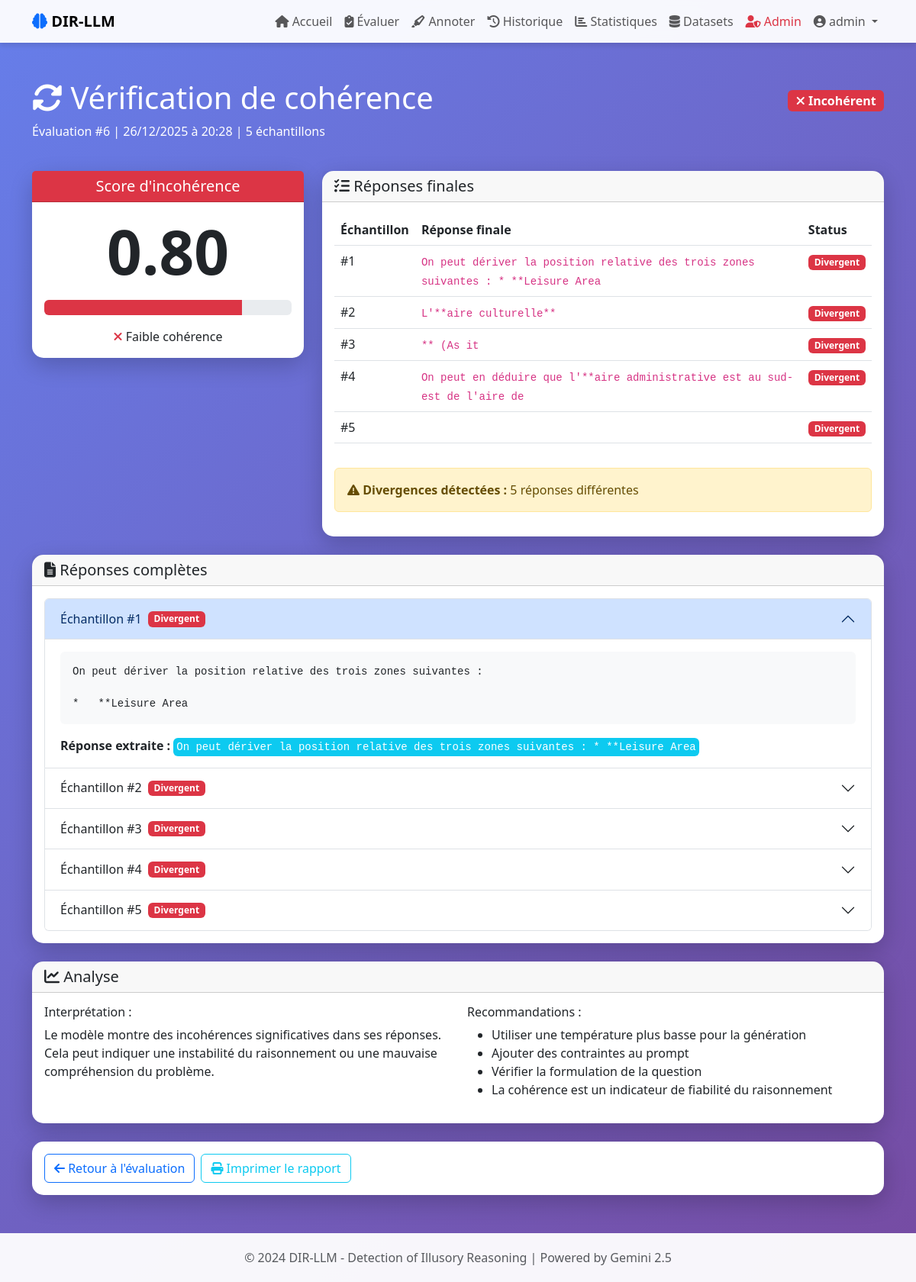
The page /consistency/1 (signed in) on the database its author committed.
### models/user.py (models this page shows, shortened)
class User(UserMixin, db.Model):
    id = db.Column(db.Integer, primary_key=True)
    username = db.Column(db.String(80), unique=True, nullable=False)
    email = db.Column(db.String(120), unique=True, nullable=False)
    password_hash = db.Column(db.String(200), nullable=False)
    created_at = db.Column(db.DateTime, default=datetime.utcnow)
    is_admin = db.Column(db.Boolean, default=False)
    evaluations = db.relationship('Evaluation', backref='user', lazy=True, cascade='all, delete-orphan')
    annotations = db.relationship('HumanAnnotation', backref='annotator', lazy=True)

### models/analysis.py (models this page shows)
class ConsistencyCheck(db.Model):
    id = db.Column(db.Integer, primary_key=True)
    evaluation_id = db.Column(db.Integer, db.ForeignKey('evaluation.id'), nullable=False)
    num_samples = db.Column(db.Integer, default=5)
    responses = db.Column(db.Text)
    final_answers = db.Column(db.Text)
    is_consistent = db.Column(db.Boolean)
    inconsistency_score = db.Column(db.Float)
    divergent_steps = db.Column(db.Text)
    created_at = db.Column(db.DateTime, default=datetime.utcnow)

### routes/consistency.py (the view)
@consistency_bp.route('/consistency/<int:consistency_id>')
@login_required
def view_consistency(consistency_id):
    consistency = ConsistencyCheck.query.get_or_404(consistency_id)
    if consistency.evaluation.user_id != current_user.id and not current_user.is_admin:
        flash('Accès non autorisé', 'danger')
        return redirect(url_for('main.dashboard'))
    responses = json.loads(consistency.responses)
    final_answers = json.loads(consistency.final_answers)
    divergent_steps = json.loads(consistency.divergent_steps)
    return render_template('view_consistency.html',
                         consistency=consistency,
                         responses=responses,
                         final_answers=final_answers,
                         divergent_steps=divergent_steps)

### app.py (called while the page is built)
def create_app():
    app = Flask(__name__)
    app.config.from_object(Config)
    db.init_app(app)
    login_manager = LoginManager()
    login_manager.init_app(app)
    login_manager.login_view = 'auth.login'
    @login_manager.user_loader
    def load_user(user_id):
        return User.query.get(int(user_id))
    init_routes(app)
    with app.app_context():
        init_db_complete()
    return app

### templates/view_consistency.html (shortened to what this page needs)
{% extends "base.html" %}
{% block content %}
<div class="row mb-4">
    <div class="col-12">
        <div class="d-flex justify-content-between align-items-center">
            <h1 class="text-white">
                <i class="fas fa-sync-alt"></i> Vérification de cohérence
            </h1>
            <div>
                {% if consistency.is_consistent %}
                <span class="badge bg-success fs-6">
                    <i class="fas fa-check"></i> Cohérent
                </span>
                {% else %}
                <span class="badge bg-danger fs-6">
                    <i class="fas fa-times"></i> Incohérent
                </span>
                {% endif %}
            </div>
        </div>
        <p class="text-white">
            Évaluation #{{ consistency.evaluation_id }}
            | {{ consistency.created_at.strftime('%d/%m/%Y à %H:%M') }}
            | {{ consistency.num_samples }} échantillons
        </p>
    </div>
</div>
<div class="row mb-4">
    <div class="col-md-4">
        <div class="card text-center">
            <div class="card-header {% if consistency.is_consistent %}bg-success{% else %}bg-danger{% endif %} text-white">
                <h5 class="mb-0">Score d'incohérence</h5>
            </div>
            <div class="card-body">
                <div class="display-1 fw-bold">
                    {{ "%.2f"|format(consistency.inconsistency_score) }}
                </div>
                <div class="progress mt-3" style="height: 20px;">
                    <div class="progress-bar {% if consistency.is_consistent %}bg-success{% else %}bg-danger{% endif %}"
                         style="width: {{ consistency.inconsistency_score * 100 }}%">
                    </div>
                </div>
                <p class="mt-3 mb-0">
                    {% if consistency.inconsistency_score < 0.3 %}
                    <i class="fas fa-check text-success"></i> Forte cohérence
                    {% elif consistency.inconsistency_score < 0.7 %}
                    <i class="fas fa-exclamation text-warning"></i> Cohérence modérée
                    {% else %}
                    <i class="fas fa-times text-danger"></i> Faible cohérence
                    {% endif %}
                </p>
            </div>
        </div>
    </div>
    <div class="col-md-8">
        <div class="card">
            <div class="card-header">
                <h5 class="mb-0"><i class="fas fa-list-check"></i> Réponses finales</h5>
            </div>
            <div class="card-body">
                <div class="table-responsive">
                    <table class="table">
                        <thead>
                            <tr>
                                <th>Échantillon</th>
                                <th>Réponse finale</th>
                                <th>Status</th>
                            </tr>
                        </thead>
                        <tbody>
                            {% for i in range(final_answers|length) %}
                            <tr>
                                <td>#{{ i+1 }}</td>
                                <td>
                                    <code>{{ final_answers[i][:100] }}{% if final_answers[i]|length > 100 %}...{% endif %}</code>
                                </td>
                                <td>
                                    {% set is_divergent = final_answers[i] in divergent_steps %}
                                    {% if is_divergent %}
                                    <span class="badge bg-danger">Divergent</span>
                                    {% else %}
                                    <span class="badge bg-success">Consistant</span>
                                    {% endif %}
                                </td>
                            </tr>
                            {% endfor %}
                        </tbody>
                    </table>
                </div>
                {% if divergent_steps %}
                <div class="alert alert-warning mt-3">
                    <i class="fas fa-exclamation-triangle"></i>
                    <strong>Divergences détectées :</strong>
                    {{ divergent_steps|length }} réponses différentes
                </div>
                {% endif %}
            </div>
        </div>
    </div>
</div>
<div class="row">
    <div class="col-12">
        <div class="card">
            <div class="card-header">
                <h5 class="mb-0"><i class="fas fa-file-alt"></i> Réponses complètes</h5>
            </div>
            <div class="card-body">
                <div class="accordion" id="responsesAccordion">
                    {% for i in range(responses|length) %}
                    <div class="accordion-item">
                        <h2 class="accordion-header">
                            <button class="accordion-button {% if i != 0 %}collapsed{% endif %}"
                                    type="button" data-bs-toggle="collapse"
                                    data-bs-target="#response{{ i }}">
                                Échantillon #{{ i+1 }}
                                {% if final_answers[i] in divergent_steps %}
                                <span class="badge bg-danger ms-2">Divergent</span>
                                {% endif %}
                            </button>
                        </h2>
                        <div id="response{{ i }}"
                             class="accordion-collapse collapse {% if i == 0 %}show{% endif %}"
                             data-bs-parent="#responsesAccordion">
                            <div class="accordion-body">
                                <pre class="bg-light p-3 rounded" style="white-space: pre-wrap;">{{ responses[i] }}</pre>
                                <div class="mt-2">
                                    <strong>Réponse extraite :</strong>
                                    <code class="bg-info text-white p-1 rounded">{{ final_answers[i] }}</code>
                                </div>
                            </div>
                        </div>
                    </div>
                    {% endfor %}
                </div>
            </div>
        </div>
    </div>
</div>
<div class="row mt-4">
    <div class="col-12">
        <div class="card">
            <div class="card-header">
                <h5 class="mb-0"><i class="fas fa-chart-line"></i> Analyse</h5>
            </div>
            <div class="card-body">
                <div class="row">
                    <div class="col-md-6">
                        <h6>Interprétation :</h6>
                        <p>
                            {% if consistency.is_consistent %}
                            Le modèle montre une bonne cohérence dans ses réponses.
                            Les variations sont mineures et n'affectent pas la conclusion principale.
                            {% else %}
                            Le modèle montre des incohérences significatives dans ses réponses.
                            Cela peut indiquer une instabilité du raisonnement ou une mauvaise compréhension du problème.
                            {% endif %}
                        </p>
                    </div>
                    <div class="col-md-6">
                        <h6>Recommandations :</h6>
                        <ul>
                            {% if consistency.inconsistency_score > 0.5 %}
                            <li>Utiliser une température plus basse pour la génération</li>
                            <li>Ajouter des contraintes au prompt</li>
                            <li>Vérifier la formulation de la question</li>
                            {% endif %}
                            <li>La cohérence est un indicateur de fiabilité du raisonnement</li>
                        </ul>
                    </div>
                </div>
            </div>
        </div>
    </div>
</div>
<div class="row mt-4">
    <div class="col-12">
        <div class="card">
            <div class="card-body">
                <div class="d-flex flex-wrap gap-2">
                    <a href="{{ url_for('main.evaluation_detail', eval_id=consistency.evaluation_id) }}"
                       class="btn btn-outline-primary">
                        <i class="fas fa-arrow-left"></i> Retour à l'évaluation
                    </a>
                    <button class="btn btn-outline-info" onclick="window.print()">
                        <i class="fas fa-print"></i> Imprimer le rapport
                    </button>
                </div>
            </div>
        </div>
    </div>
</div>
{% endblock %}

### templates/base.html (shortened to what this page needs)
<!DOCTYPE html>
<html lang="fr">
<head>
    <link href="https://cdn.jsdelivr.net/npm/bootstrap@5.3.0/dist/css/bootstrap.min.css" rel="stylesheet">
    <link rel="stylesheet" href="https://cdnjs.cloudflare.com/ajax/libs/font-awesome/6.4.0/css/all.min.css">
</head>
<body>
    <nav class="navbar navbar-expand-lg navbar-light">
        <div class="container">
            <a class="navbar-brand fw-bold" href="{{ url_for('auth.index') }}">
                <i class="fas fa-brain text-primary"></i> DIR-LLM
            </a>
            <div class="collapse navbar-collapse" id="navbarNav">
                <ul class="navbar-nav ms-auto">
                    {% if current_user.is_authenticated %}
                        <li class="nav-item">
                            <a class="nav-link" href="{{ url_for('main.dashboard') }}">
                                <i class="fas fa-home"></i> Accueil
                            </a>
                        </li>
                        <li class="nav-item">
                            <a class="nav-link" href="{{ url_for('main.evaluate') }}">
                                <i class="fas fa-clipboard-check"></i> Évaluer
                            </a>
                        </li>
                        <li class="nav-item">
                            <a class="nav-link" href="{{ url_for('annotations.annotate_list') }}">
                                <i class="fas fa-highlighter"></i> Annoter
                            </a>
                        </li>
                        <li class="nav-item">
                            <a class="nav-link" href="{{ url_for('main.history') }}">
                                <i class="fas fa-history"></i> Historique
                            </a>
                        </li>
                        <li class="nav-item">
                            <a class="nav-link" href="{{ url_for('main.statistics') }}">
                                <i class="fas fa-chart-bar"></i> Statistiques
                            </a>
                        </li>
                        <li class="nav-item">
                            <a class="nav-link" href="{{ url_for('datasets.view_datasets') }}">
                                <i class="fas fa-database"></i> Datasets
                            </a>
                        </li>
                        {% if current_user.is_admin %}
                        <li class="nav-item">
                            <a class="nav-link text-danger" href="{{ url_for('admin.admin_panel') }}">
                                <i class="fas fa-user-shield"></i> Admin
                            </a>
                        </li>
                        {% endif %}
                        <li class="nav-item dropdown">
                            <a class="nav-link dropdown-toggle" href="#" id="navbarDropdown" role="button" data-bs-toggle="dropdown">
                                <i class="fas fa-user-circle"></i> {{ current_user.username }}
                            </a>
                        </li>
                    {% endif %}
                </ul>
            </div>
        </div>
    </nav>
    <main class="container my-5">
        {% block content %}{% endblock %}
    </main>
    <footer class="footer text-center">
        <div class="container">
            <p class="mb-0 text-muted">
                &copy; 2024 DIR-LLM - Detection of Illusory Reasoning | Powered by Gemini 2.5
            </p>
        </div>
    </footer>
</body>
</html>

### templates/base.html (style rules this page uses)
:root { --primary: #6366f1; --secondary: #8b5cf6; --success: #10b981; --danger: #ef4444; --warning: #f59e0b; --dark: #1f2937; }
body { font-family: 'Segoe UI', Tahoma, Geneva, Verdana, sans-serif; background: linear-gradient(135deg, #667eea 0%, #764ba2 100%); min-height: 100vh; }
.navbar { background: rgba(255, 255, 255, 0.95) !important; backdrop-filter: blur(10px); box-shadow: 0 4px 6px rgba(0, 0, 0, 0.1); }
.card { border: none; border-radius: 15px; box-shadow: 0 10px 30px rgba(0, 0, 0, 0.2); transition: transform 0.3s ease; }
.footer { background: rgba(255, 255, 255, 0.95); padding: 20px 0; margin-top: 50px; }

### rows shown on the page
User: username "admin"
ConsistencyCheck: evaluation_id "6", created_at "26/12/2025 à 20:28", num_samples "5", inconsistency_score "0.80"

### other values the page prints
{{ i+1 }} "1" "2" "3" "4" "5"
{{ final_answers[i][:100] }} "On peut dériver la position relative des trois zones suivantes : * **Leisure Area" "L'**aire culturelle**" "** (As it" "On peut en déduire que l'**aire administrative est au sud-est de l'aire de"
{{ divergent_steps|length }} "5"
{{ responses[i] }} "On peut dériver la position relative des trois zones suivantes : * **Leisure Area"
{{ final_answers[i] }} "On peut dériver la position relative des trois zones suivantes : * **Leisure Area"
